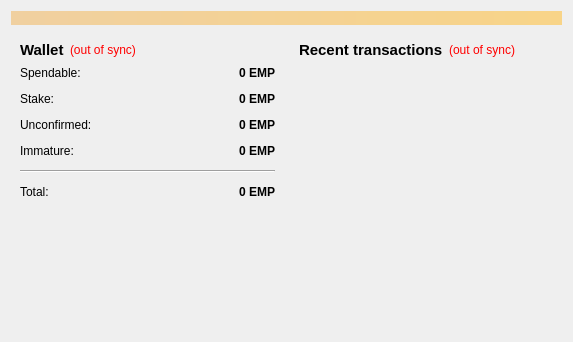
<?xml version="1.0" encoding="UTF-8"?>
<ui version="4.0">
 <class>OverviewPage</class>
 <widget class="QWidget" name="OverviewPage">
  <property name="geometry">
   <rect>
    <x>0</x>
    <y>0</y>
    <width>573</width>
    <height>342</height>
   </rect>
  </property>
  <property name="windowTitle">
   <string>Form</string>
  </property>
  <layout class="QVBoxLayout" name="topLayout">
   <item>
    <widget class="QLabel" name="labelAlerts">
     <property name="visible">
      <bool>false</bool>
     </property>
     <property name="styleSheet">
      <string notr="true">background-color: qlineargradient(x1: 0, y1: 0, x2: 1, y2: 0, stop:0 #F0D0A0, stop:1 #F8D488);  color:#000000
</string>
     </property>
     <property name="wordWrap">
      <bool>true</bool>
     </property>
     <property name="margin">
      <number>3</number>
     </property>
    </widget>
   </item>
   <item>
    <layout class="QHBoxLayout" name="horizontalLayout" stretch="1,1">
     <item>
      <layout class="QVBoxLayout" name="verticalLayout_2">
       <item>
        <widget class="QWidget" name="widget" native="true">
         <layout class="QVBoxLayout" name="verticalLayout_4">
          <item>
           <layout class="QHBoxLayout" name="horizontalLayout_4">
            <item>
             <widget class="QLabel" name="label_5">
              <property name="font">
               <font>
                <pointsize>11</pointsize>
                <weight>75</weight>
                <bold>true</bold>
               </font>
              </property>
              <property name="text">
               <string>Wallet</string>
              </property>
             </widget>
            </item>
            <item>
             <widget class="QLabel" name="labelWalletStatus">
              <property name="toolTip">
               <string>The displayed information may be out of date. Your wallet automatically synchronizes with the Emptycoin network after a connection is established, but this process has not completed yet.</string>
              </property>
              <property name="styleSheet">
               <string notr="true">QLabel { color: red; }</string>
              </property>
              <property name="text">
               <string notr="true">(out of sync)</string>
              </property>
              <property name="alignment">
               <set>Qt::AlignLeading|Qt::AlignLeft|Qt::AlignVCenter</set>
              </property>
             </widget>
            </item>
            <item>
             <spacer name="horizontalSpacer_2">
              <property name="orientation">
               <enum>Qt::Horizontal</enum>
              </property>
              <property name="sizeHint" stdset="0">
               <size>
                <width>40</width>
                <height>20</height>
               </size>
              </property>
             </spacer>
            </item>
           </layout>
          </item>
          <item>
           <layout class="QFormLayout" name="formLayout_2">
            <property name="fieldGrowthPolicy">
             <enum>QFormLayout::AllNonFixedFieldsGrow</enum>
            </property>
            <property name="horizontalSpacing">
             <number>12</number>
            </property>
            <property name="verticalSpacing">
             <number>12</number>
            </property>
            <item row="0" column="0">
             <widget class="QLabel" name="label">
              <property name="text">
               <string>Spendable:</string>
              </property>
             </widget>
            </item>
            <item row="0" column="1">
             <widget class="QLabel" name="labelBalance">
              <property name="font">
               <font>
                <weight>75</weight>
                <bold>true</bold>
               </font>
              </property>
              <property name="cursor">
               <cursorShape>IBeamCursor</cursorShape>
              </property>
              <property name="toolTip">
               <string>Your current spendable balance</string>
              </property>
              <property name="text">
               <string notr="true">0 EMP</string>
              </property>
              <property name="alignment">
               <set>Qt::AlignRight|Qt::AlignTrailing|Qt::AlignVCenter</set>
              </property>
              <property name="textInteractionFlags">
               <set>Qt::LinksAccessibleByMouse|Qt::TextSelectableByKeyboard|Qt::TextSelectableByMouse</set>
              </property>
             </widget>
            </item>
            <item row="1" column="0">
             <widget class="QLabel" name="label_6">
              <property name="text">
               <string>Stake:</string>
              </property>
             </widget>
            </item>
            <item row="1" column="1">
             <widget class="QLabel" name="labelStake">
              <property name="font">
               <font>
                <weight>75</weight>
                <bold>true</bold>
               </font>
              </property>
              <property name="cursor">
               <cursorShape>IBeamCursor</cursorShape>
              </property>
              <property name="toolTip">
               <string>Total of coins that was staked, and do not yet count toward the current balance</string>
              </property>
              <property name="text">
               <string notr="true">0 EMP</string>
              </property>
              <property name="alignment">
               <set>Qt::AlignRight|Qt::AlignTrailing|Qt::AlignVCenter</set>
              </property>
              <property name="textInteractionFlags">
               <set>Qt::LinksAccessibleByMouse|Qt::TextSelectableByKeyboard|Qt::TextSelectableByMouse</set>
              </property>
             </widget>
            </item>
            <item row="2" column="0">
             <widget class="QLabel" name="label_3">
              <property name="text">
               <string>Unconfirmed:</string>
              </property>
             </widget>
            </item>
            <item row="2" column="1">
             <widget class="QLabel" name="labelUnconfirmed">
              <property name="font">
               <font>
                <weight>75</weight>
                <bold>true</bold>
               </font>
              </property>
              <property name="cursor">
               <cursorShape>IBeamCursor</cursorShape>
              </property>
              <property name="toolTip">
               <string>Total of transactions that have yet to be confirmed, and do not yet count toward the current balance</string>
              </property>
              <property name="text">
               <string notr="true">0 EMP</string>
              </property>
              <property name="alignment">
               <set>Qt::AlignRight|Qt::AlignTrailing|Qt::AlignVCenter</set>
              </property>
              <property name="textInteractionFlags">
               <set>Qt::LinksAccessibleByMouse|Qt::TextSelectableByKeyboard|Qt::TextSelectableByMouse</set>
              </property>
             </widget>
            </item>
            <item row="3" column="0">
             <widget class="QLabel" name="labelImmatureText">
              <property name="text">
               <string>Immature:</string>
              </property>
             </widget>
            </item>
            <item row="3" column="1">
             <widget class="QLabel" name="labelImmature">
              <property name="font">
               <font>
                <weight>75</weight>
                <bold>true</bold>
               </font>
              </property>
              <property name="toolTip">
               <string>Mined balance that has not yet matured</string>
              </property>
              <property name="text">
               <string notr="true">0 EMP</string>
              </property>
              <property name="alignment">
               <set>Qt::AlignRight|Qt::AlignTrailing|Qt::AlignVCenter</set>
              </property>
              <property name="textInteractionFlags">
               <set>Qt::LinksAccessibleByMouse|Qt::TextSelectableByKeyboard|Qt::TextSelectableByMouse</set>
              </property>
             </widget>
            </item>
            <item row="4" column="0" colspan="2">
             <widget class="Line" name="line">
              <property name="orientation">
               <enum>Qt::Horizontal</enum>
              </property>
             </widget>
            </item>
            <item row="5" column="0">
             <widget class="QLabel" name="labelTotalText">
              <property name="text">
               <string>Total:</string>
              </property>
             </widget>
            </item>
            <item row="5" column="1">
             <widget class="QLabel" name="labelTotal">
              <property name="font">
               <font>
                <weight>75</weight>
                <bold>true</bold>
               </font>
              </property>
              <property name="cursor">
               <cursorShape>IBeamCursor</cursorShape>
              </property>
              <property name="toolTip">
               <string>Your current total balance</string>
              </property>
              <property name="text">
               <string notr="true">0 EMP</string>
              </property>
              <property name="alignment">
               <set>Qt::AlignRight|Qt::AlignTrailing|Qt::AlignVCenter</set>
              </property>
              <property name="textInteractionFlags">
               <set>Qt::LinksAccessibleByMouse|Qt::TextSelectableByKeyboard|Qt::TextSelectableByMouse</set>
              </property>
             </widget>
            </item>
           </layout>
          </item>
         </layout>
        </widget>
       </item>
       <item>
        <spacer name="verticalSpacer">
         <property name="orientation">
          <enum>Qt::Vertical</enum>
         </property>
         <property name="sizeHint" stdset="0">
          <size>
           <width>20</width>
           <height>40</height>
          </size>
         </property>
        </spacer>
       </item>
      </layout>
     </item>
     <item>
      <layout class="QVBoxLayout" name="verticalLayout_3">
       <item>
        <widget class="QWidget" name="widget_2" native="true">
         <layout class="QVBoxLayout" name="verticalLayout">
          <item>
           <layout class="QHBoxLayout" name="horizontalLayout_2">
            <item>
             <widget class="QLabel" name="label_4">
              <property name="font">
               <font>
                <pointsize>11</pointsize>
                <weight>75</weight>
                <bold>true</bold>
               </font>
              </property>
              <property name="text">
               <string>&lt;b&gt;Recent transactions&lt;/b&gt;</string>
              </property>
             </widget>
            </item>
            <item>
             <widget class="QLabel" name="labelTransactionsStatus">
              <property name="toolTip">
               <string>The displayed information may be out of date. Your wallet automatically synchronizes with the Emptycoin network after a connection is established, but this process has not completed yet.</string>
              </property>
              <property name="styleSheet">
               <string notr="true">QLabel { color: red; }</string>
              </property>
              <property name="text">
               <string notr="true">(out of sync)</string>
              </property>
              <property name="alignment">
               <set>Qt::AlignRight|Qt::AlignTrailing|Qt::AlignVCenter</set>
              </property>
             </widget>
            </item>
            <item>
             <spacer name="horizontalSpacer">
              <property name="orientation">
               <enum>Qt::Horizontal</enum>
              </property>
              <property name="sizeHint" stdset="0">
               <size>
                <width>40</width>
                <height>20</height>
               </size>
              </property>
             </spacer>
            </item>
           </layout>
          </item>
          <item>
           <widget class="QListView" name="listTransactions">
            <property name="styleSheet">
             <string notr="true">QListView { background: transparent; }</string>
            </property>
            <property name="frameShape">
             <enum>QFrame::NoFrame</enum>
            </property>
            <property name="verticalScrollBarPolicy">
             <enum>Qt::ScrollBarAlwaysOff</enum>
            </property>
            <property name="horizontalScrollBarPolicy">
             <enum>Qt::ScrollBarAlwaysOff</enum>
            </property>
            <property name="selectionMode">
             <enum>QAbstractItemView::NoSelection</enum>
            </property>
           </widget>
          </item>
         </layout>
        </widget>
       </item>
      </layout>
     </item>
    </layout>
   </item>
  </layout>
 </widget>
 <resources/>
 <connections/>
</ui>
